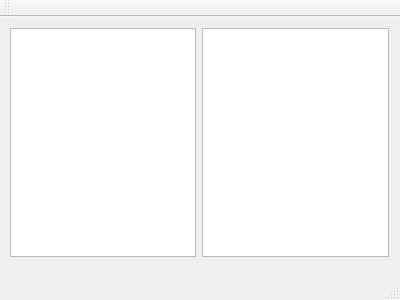
<?xml version="1.0" encoding="UTF-8"?>
<ui version="4.0">
 <class>MainWindow</class>
 <widget class="QMainWindow" name="MainWindow">
  <property name="geometry">
   <rect>
    <x>0</x>
    <y>0</y>
    <width>400</width>
    <height>300</height>
   </rect>
  </property>
  <property name="windowTitle">
   <string>MainWindow</string>
  </property>
  <widget class="QWidget" name="centralWidget">
   <widget class="QWidget" name="horizontalLayoutWidget">
    <property name="geometry">
     <rect>
      <x>-1</x>
      <y>0</y>
      <width>401</width>
      <height>251</height>
     </rect>
    </property>
    <layout class="QHBoxLayout" name="horizontalLayout">
     <item>
      <widget class="QListWidget" name="listClosed"/>
     </item>
     <item>
      <widget class="QListWidget" name="listOpened"/>
     </item>
    </layout>
   </widget>
  </widget>
  <widget class="QMenuBar" name="menuBar">
   <property name="geometry">
    <rect>
     <x>0</x>
     <y>0</y>
     <width>400</width>
     <height>21</height>
    </rect>
   </property>
  </widget>
  <widget class="QToolBar" name="mainToolBar">
   <attribute name="toolBarArea">
    <enum>TopToolBarArea</enum>
   </attribute>
   <attribute name="toolBarBreak">
    <bool>false</bool>
   </attribute>
  </widget>
  <widget class="QStatusBar" name="statusBar"/>
 </widget>
 <layoutdefault spacing="6" margin="11"/>
 <resources/>
 <connections/>
</ui>
